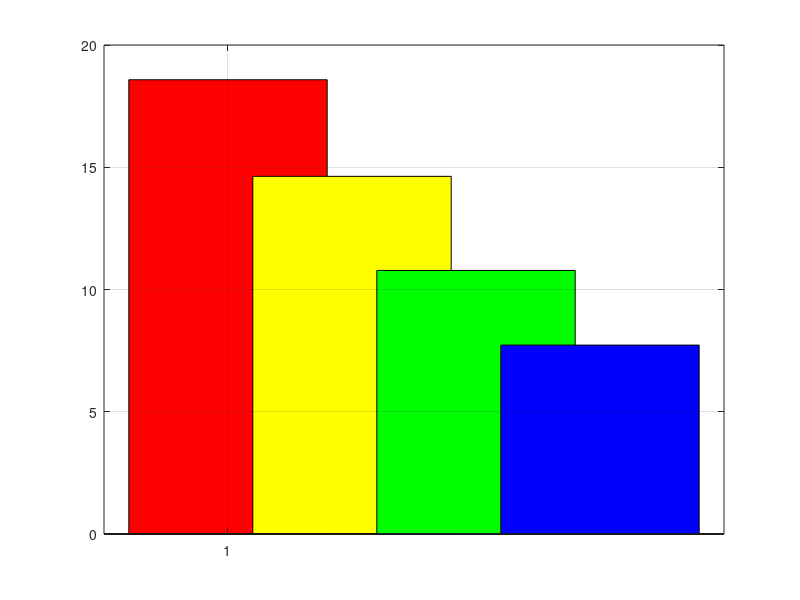

MATLAB code for this plot: (Note: this script raises an error after producing the figure.)
bar(1,log(25328.1691792295),'r');
hold on
bar(2,log(211.708543),'g');
hold on
bar(3,log(1756.961474),'b');

figure(1);clf;
raw = 3.916590280466127e+05;
bar(1,log2(raw),'r');
hold on
jpg = 25328.1691792295;
bar(2,log2(jpg),'y');
hold on
jxr = 1756.961474;
bar(3,log2(jxr),'g');
hold on
jp2 = 211.708543;
bar(4,log2(jp2),'b');

grid on

ax = gca;
ax.XTick = 1:4;

t = 2:2:24;
ax.YTick = t;
ax.FontSize = 16;
ylabel('2^x Byte');
ax.XTickLabel = {'RAW','JPG','JXR','J2P'};

figure(2);clf;
bar(1,log2(raw/jpg),'y');
hold on
bar(2,log2(raw/jxr),'g');
hold on
bar(3,log2(raw/jp2),'b');
ax = gca;
ax.XTick = 1:3;
ax.XTickLabel = {'JPG','JXR','J2P'};

t =log2(1:6);
ax.YTick = t;
ax.FontSize = 16;
ylabel('ratio');

